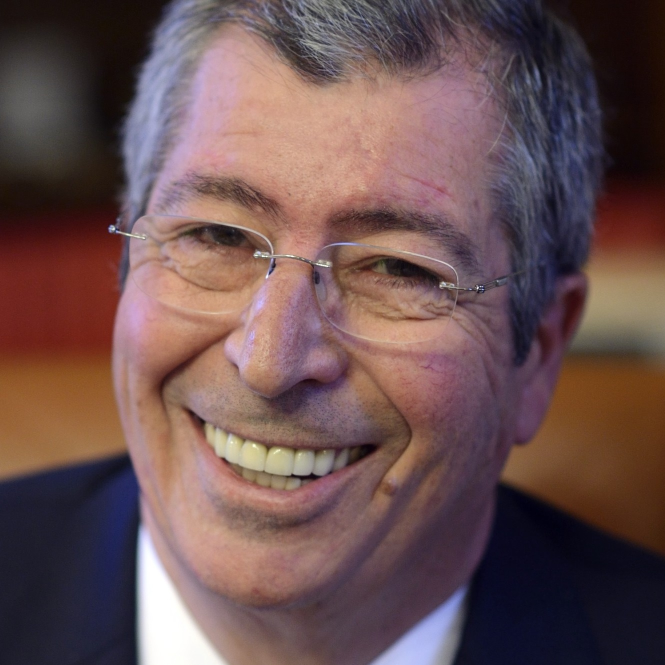
#> input picture genetic_fail/patoche.jpg, 1330 x 1330 px (shown at 1/2 size)
$ python diskgenetic.py
#> lines starting #> are read from the running program, lines starting #| are printed output that depends on the picture
import random
from PIL import Image

N_RECTS = 200
CANVAS_SIZE = 100
POP_SIZE = 100
PROB_RECT_RESET = 0.01

def drawIndividu(individu):
    canvas = [[[0,0,0] for x in range(CANVAS_SIZE)] for y in range(CANVAS_SIZE)]
    for x,y,w,h,color,a in individu.rects:
        for xx in range(x,x+w):
            if not 0<=xx<CANVAS_SIZE:
                continue
            for yy in range(y,y+h):
                if not 0<=yy<CANVAS_SIZE:
                    continue
                newpixel = []
                for i in range(3):
                    newcomponent = int((1-a) * color[i] + a * canvas[yy][xx][i])
                    newpixel.append(newcomponent)
                canvas[yy][xx] = newpixel
    return canvas

def saveCanvas(canvas, filename):
    res = []
    for r in canvas:
        res.extend(map(tuple,r))
    im = Image.new('RGB', (CANVAS_SIZE, CANVAS_SIZE))
    im.putdata(res)
    im.save(filename)

def saveDoubleCanvas(canvas1, canvas2, filename):
    res = []
    for r in canvas1:
        res.extend(map(tuple,r))
    im1 = Image.new('RGB', (CANVAS_SIZE, CANVAS_SIZE))
    im1.putdata(res)

    res = []
    for r in canvas2:
        res.extend(map(tuple,r))
    im2 = Image.new('RGB', (CANVAS_SIZE, CANVAS_SIZE))
    im2.putdata(res)

    im = Image.new('RGB', (CANVAS_SIZE * 2 + 3, CANVAS_SIZE))
    im.paste(im1, (0,0))
    im.paste(im2, (CANVAS_SIZE + 3, 0))
    im.save(filename)

def calcFitness(individu, final):
    canvasIndividu = drawIndividu(individu)
    fit = 0
    for x in range(CANVAS_SIZE):
        for y in range(CANVAS_SIZE):
            for c in range(3):
                fit += abs(canvasIndividu[x][y][c] - final[x][y][c])

    return fit

def reproductionIndiv(indivg, indivd):
    poidsGauche = random.randrange(N_RECTS)
    enfant = indivg.rects[:poidsGauche] + indivd.rects[poidsGauche:]
    return Individu(enfant)

def mutationIndiv(indiv):
    for i in range(N_RECTS):
        if random.random() < PROB_RECT_RESET:
            w = int(random.betavariate(2,5)*CANVAS_SIZE)
            h = int(random.betavariate(2,5)*CANVAS_SIZE)
            x = random.randrange(CANVAS_SIZE-w)
            y = random.randrange(CANVAS_SIZE-h)
            c = 255 # random.randrange(255)
            a = random.random()
            indiv.rects[i] = (x,y,w,h,(c,c,c),a)

class Individu(object):
    def __init__(self, rects=None):
        if rects is not None:
            assert len(rects) == N_RECTS
            self.rects = rects
            return

        self.rects = []
        for _ in range(N_RECTS):
            w = int(random.betavariate(2,5)*CANVAS_SIZE)
            h = int(random.betavariate(2,5)*CANVAS_SIZE)
            x = random.randrange(CANVAS_SIZE-w)
            y = random.randrange(CANVAS_SIZE-h)
            c = 255 # random.randrange(255)
            a = random.random()
            self.rects.append((x,y,w,h,(c,c,c),a))

balkanimage = Image.open('patoche.jpg').convert('L').convert('RGB').resize((CANVAS_SIZE, CANVAS_SIZE))
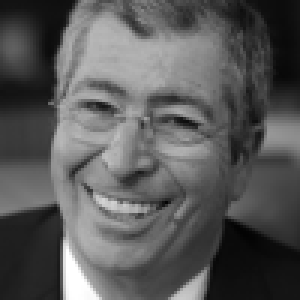
#> balkanimage: PIL image 100x100 RGB (shown 3 times larger); min 3, max 255, mean 89.1
balkapix = balkanimage.load()
balkanva = [[balkapix[x, y] for x in range(CANVAS_SIZE)] for y in range(CANVAS_SIZE)]
#> balkanva = 100 items

population = []
for _ in range(POP_SIZE):
    population.append(Individu())

for generation in range(1000):
    print('GENERATION', generation)
    popFitness = [] # (fitness, individu)
    # TODO tounament
    for individu in population:
#> (the run stopped early here; a loop or call above may not have finished)
